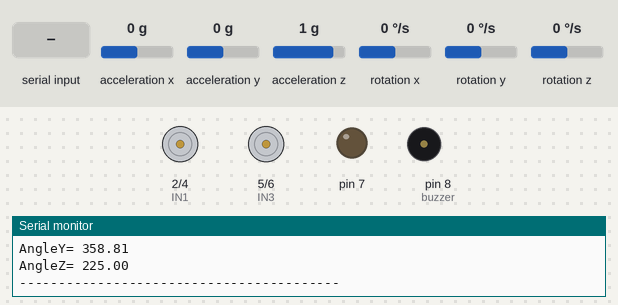
A sketch run on a simulated Arduino Uno, built with avr-gcc and run on an emulated ATmega328P. Shown: motor-driver pin pairs drawn as motors (green arrow = first pin HIGH = forward, orange = second pin HIGH = backward, longer = more drive, scaled by the enable pin), output pins drawn as LEDs (lit = HIGH), buzzer (waves = sounding), the last lines printed to the serial monitor. Wiring (inferred from the names in the program): MPU-6050 motion sensor at I2C address 0x68. Dashed ring = blinking. The inputs (shaded band) are chosen by the test bench; at power-on: acceleration z 1 g, acceleration x 0 g, acceleration y 0 g, rotation x 0 °/s, rotation y 0 °/s, rotation z 0 °/s. Pins used as bus, display or sensor lines are not drawn.

Above: at 1.2 s.
1.3 s: acceleration z set to 0.1 g
4.3 s: acceleration z set to -0.2 g
At 5.0 s:
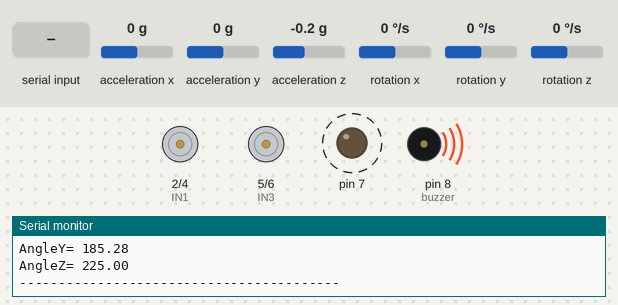
7.3 s: "1" received over the second serial link
At 8.5 s:
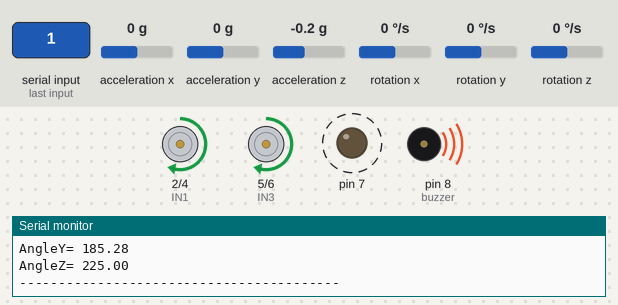
10.3 s: "2" received over the second serial link
At 11.3 s:
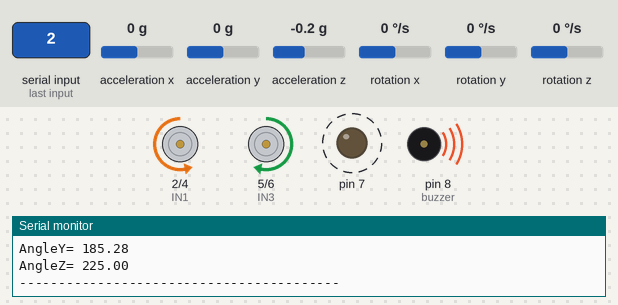
13.3 s: "3" received over the second serial link
At 14.2 s:
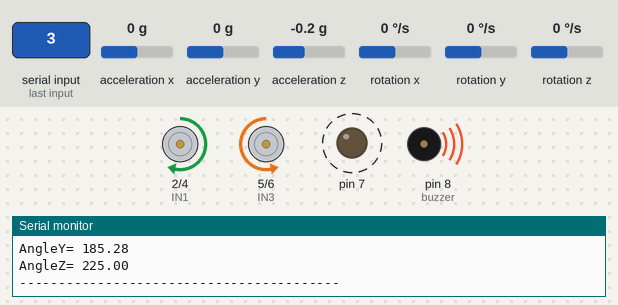
16.3 s: "4" received over the second serial link
At 16.9 s:
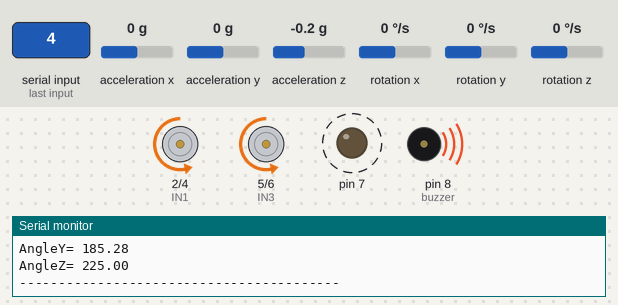
Timing chart, 0 to 20.3 s (numbered marks = the images above; inputs shaded):
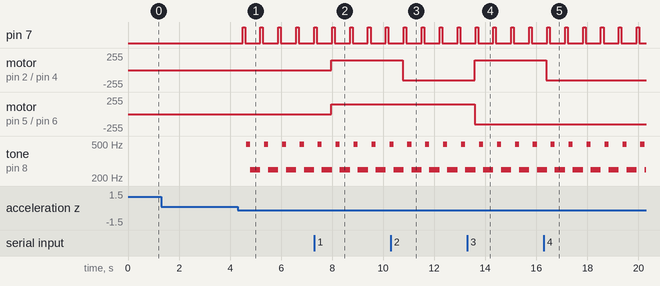

Measured:
- the behaviour switches between 0 and -0.1 g on acceleration z (found by bisection; images 0 and 1)
- after the input at 4.3 s, pin 7: alternates HIGH for 0.10 s and LOW for 0.60 s, starting after 0.19 s; tone on pin 8 (buzzer): silent → 496 Hz after 0.33 s, then repeats every 0.70 s: 249 Hz 0.40 s, silent 0.14 s, 496 Hz 0.16 s
- after the input at 7.3 s, motor on pin 2 (IN1) / pin 4 (IN2), motor on pin 5 (IN3) / pin 6 (IN4): stopped → forward 150/255 after 0.66 s
- after the input at 10.3 s, motor on pin 2 (IN1) / pin 4 (IN2): forward 150/255 → backward 150/255 after 0.47 s
- after the input at 13.3 s, motor on pin 2 (IN1) / pin 4 (IN2): backward 150/255 → forward 150/255 after 0.28 s; motor on pin 5 (IN3) / pin 6 (IN4): forward 150/255 → backward 150/255 after 0.28 s
- after the input at 16.3 s, motor on pin 2 (IN1) / pin 4 (IN2): forward 150/255 → backward 150/255 after 0.09 s

The sketch:

cartest1.ino
```cpp
#include <SoftwareSerial.h>
#include <Wire.h>
#define IN1 2
#define IN2 4
#define IN3 5
#define IN4 6
#define ENA 3
#define ENB 9
int buzzer=8;//設置控制蜂鳴器的數字IO腳

SoftwareSerial BT(10, 11); // 接收腳, 傳送腳

int input='0'; //input to be used
const int MPU_addr=0x68;
int16_t AcX,AcY,AcZ,Tmp,GyX,GyY,GyZ;

int minVal=265; int maxVal=402;

double x; double y; double z;

void setup() {
  // put your setup code here, to run once:
    Wire.begin();
  Wire.beginTransmission(MPU_addr);
  Wire.write(0x6B);
  Wire.write(0);
  Wire.endTransmission(true);
  Serial.begin(9600);
  BT.begin(9600);
  pinMode(IN1,OUTPUT); pinMode(IN2,OUTPUT);
  pinMode(IN3,OUTPUT); pinMode(IN4,OUTPUT);
  pinMode(ENA,OUTPUT); pinMode(ENB,OUTPUT);
  pinMode(7,OUTPUT);
  pinMode(buzzer,OUTPUT);//設置數字IO腳 模式，OUTPUT為輸出
  analogWrite(ENA,150);
  analogWrite(ENB,150);
  //Serial.println("BT is ready!");

}

void loop() {
  // put your main code here, to run repeatedly:

////////////////////////////MPU6050/////////////////////////////////
    Wire.beginTransmission(MPU_addr);
    Wire.write(0x3B);
    Wire.endTransmission(false);
   Wire.requestFrom(MPU_addr,14,true);
   AcX=Wire.read()<<8|Wire.read();
   AcY=Wire.read()<<8|Wire.read();
  AcZ=Wire.read()<<8|Wire.read();
  int xAng = map(AcX,minVal,maxVal,-90,90);
  int yAng = map(AcY,minVal,maxVal,-90,90);
  int zAng = map(AcZ,minVal,maxVal,-90,90);

x= RAD_TO_DEG * (atan2(-yAng, -zAng)+PI);
y= RAD_TO_DEG * (atan2(-xAng, -zAng)+PI);
z= RAD_TO_DEG * (atan2(-yAng, -xAng)+PI);

Serial.print("AngleX= "); Serial.println(x);

Serial.print("AngleY= "); Serial.println(y);

Serial.print("AngleZ= "); Serial.println(z);
Serial.println("-----------------------------------------");
delay(10);

if((150<x&&x<200)||(150<y&&y<200)){
    digitalWrite(7,HIGH);
    delay(100);
    digitalWrite(7,LOW);
    for(int i=0;i<80;i++)//輸出一個頻率的聲音
    {
    digitalWrite(buzzer,HIGH);//發聲音
    delay(1);//延時1ms
    digitalWrite(buzzer,LOW);//不發聲音
    delay(1);//延時ms
    }
    for(int i=0;i<100;i++)//輸出另一個頻率的聲音
    {
    digitalWrite(buzzer,HIGH);//發聲音
    delay(2);//延時2ms
    digitalWrite(buzzer,LOW);//不發聲音
    delay(2);//延時2ms
    }
  }
else {
  digitalWrite(7,LOW);
  digitalWrite(buzzer,LOW);//不發聲音
}


//////////////////////////////////////////////////////////////////


  if(BT.available()>0)
 {
  input = BT.read();
  Serial.print(input);
 }
// forward
if(input == '1')
  {
  digitalWrite(IN1,HIGH);
   digitalWrite(IN2,LOW);
   digitalWrite(IN3,HIGH);
   digitalWrite(IN4,LOW);
   }

 //turn left
 else if(input == '2')
  {
   digitalWrite(IN1,LOW);
   digitalWrite(IN2,HIGH);
   digitalWrite(IN3,HIGH);
   digitalWrite(IN4,LOW);
}

//turn right
else if(input == '3')
  {
   digitalWrite(IN1,HIGH);
   digitalWrite(IN2,LOW);
   digitalWrite(IN3,LOW);
   digitalWrite(IN4,HIGH);
   }
 //backward
 else if(input == '4')
  {
   digitalWrite(IN1,LOW);
   digitalWrite(IN2,HIGH);
   digitalWrite(IN3,LOW);
   digitalWrite(IN4,HIGH);
}


   //stop
    else if(input == '0')
  {
   digitalWrite(IN1,LOW);
   digitalWrite(IN2,LOW);
   digitalWrite(IN3,LOW);
   digitalWrite(IN4,LOW);
}


}
```
